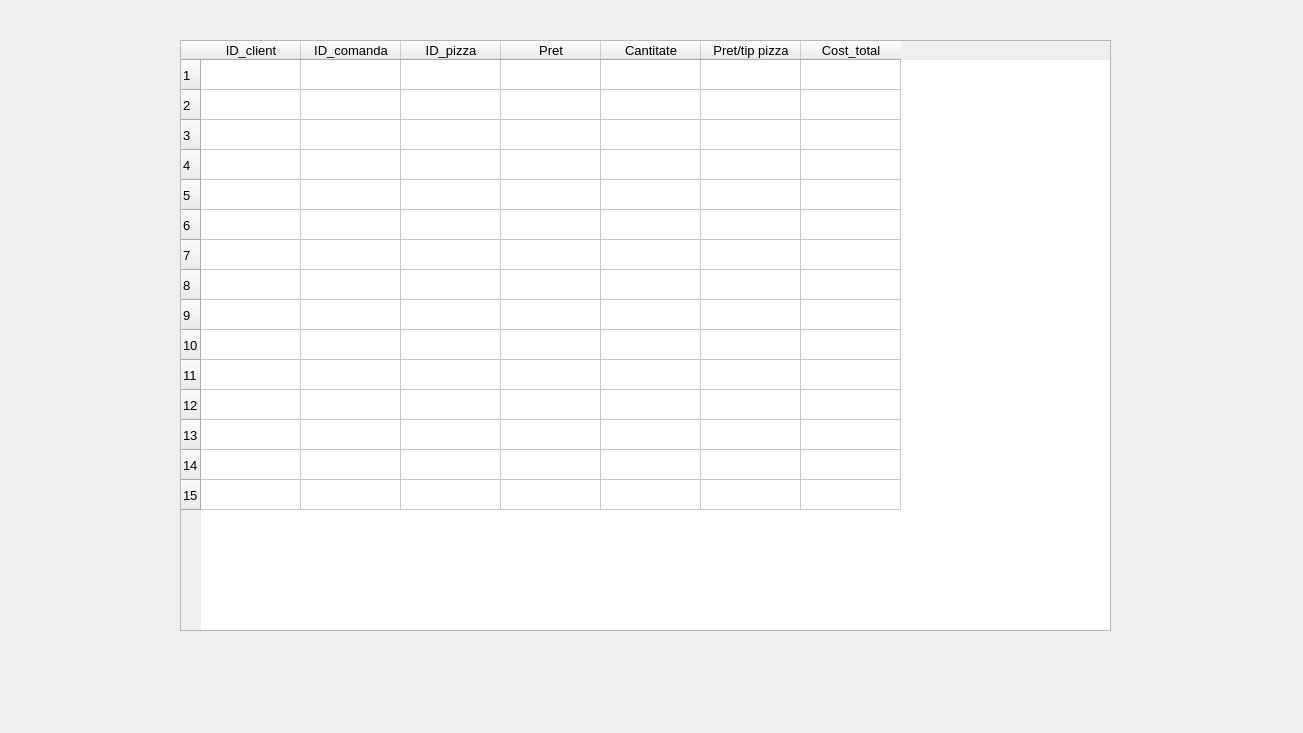
<?xml version="1.0" encoding="UTF-8"?>
<ui version="4.0">
 <class>mainWidget</class>
 <widget class="QWidget" name="mainWidget">
  <property name="geometry">
   <rect>
    <x>0</x>
    <y>0</y>
    <width>1303</width>
    <height>733</height>
   </rect>
  </property>
  <property name="font">
   <font>
    <pointsize>10</pointsize>
   </font>
  </property>
  <property name="windowTitle">
   <string>main</string>
  </property>
  <property name="autoFillBackground">
   <bool>false</bool>
  </property>
  <widget class="QTableWidget" name="bon_table">
   <property name="geometry">
    <rect>
     <x>180</x>
     <y>40</y>
     <width>931</width>
     <height>591</height>
    </rect>
   </property>
   <property name="font">
    <font>
     <pointsize>10</pointsize>
    </font>
   </property>
   <property name="layoutDirection">
    <enum>Qt::LeftToRight</enum>
   </property>
   <property name="rowCount">
    <number>15</number>
   </property>
   <property name="columnCount">
    <number>7</number>
   </property>
   <row/>
   <row/>
   <row/>
   <row/>
   <row/>
   <row/>
   <row/>
   <row/>
   <row/>
   <row/>
   <row/>
   <row/>
   <row/>
   <row/>
   <row/>
   <column>
    <property name="text">
     <string>ID_client</string>
    </property>
   </column>
   <column>
    <property name="text">
     <string>ID_comanda</string>
    </property>
   </column>
   <column>
    <property name="text">
     <string>ID_pizza</string>
    </property>
   </column>
   <column>
    <property name="text">
     <string>Pret</string>
    </property>
   </column>
   <column>
    <property name="text">
     <string>Cantitate</string>
    </property>
   </column>
   <column>
    <property name="text">
     <string>Pret/tip pizza</string>
    </property>
   </column>
   <column>
    <property name="text">
     <string>Cost_total</string>
    </property>
   </column>
  </widget>
 </widget>
 <resources/>
 <connections/>
</ui>
